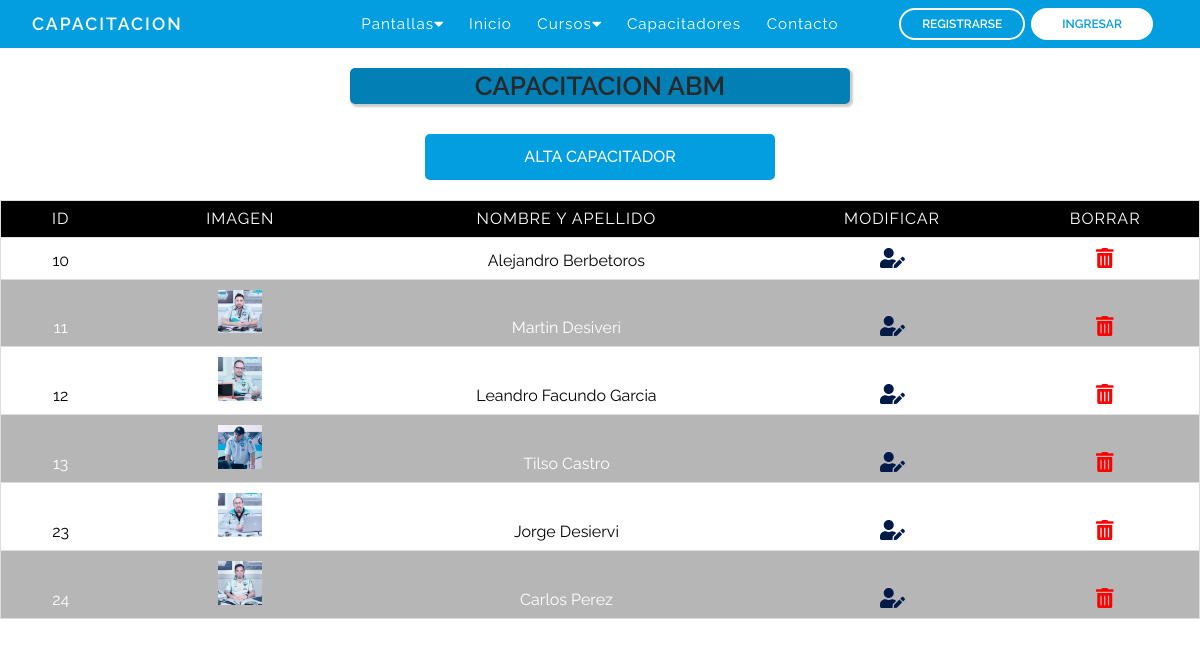
Page /abmCapacitadores.php on the earlier database version.
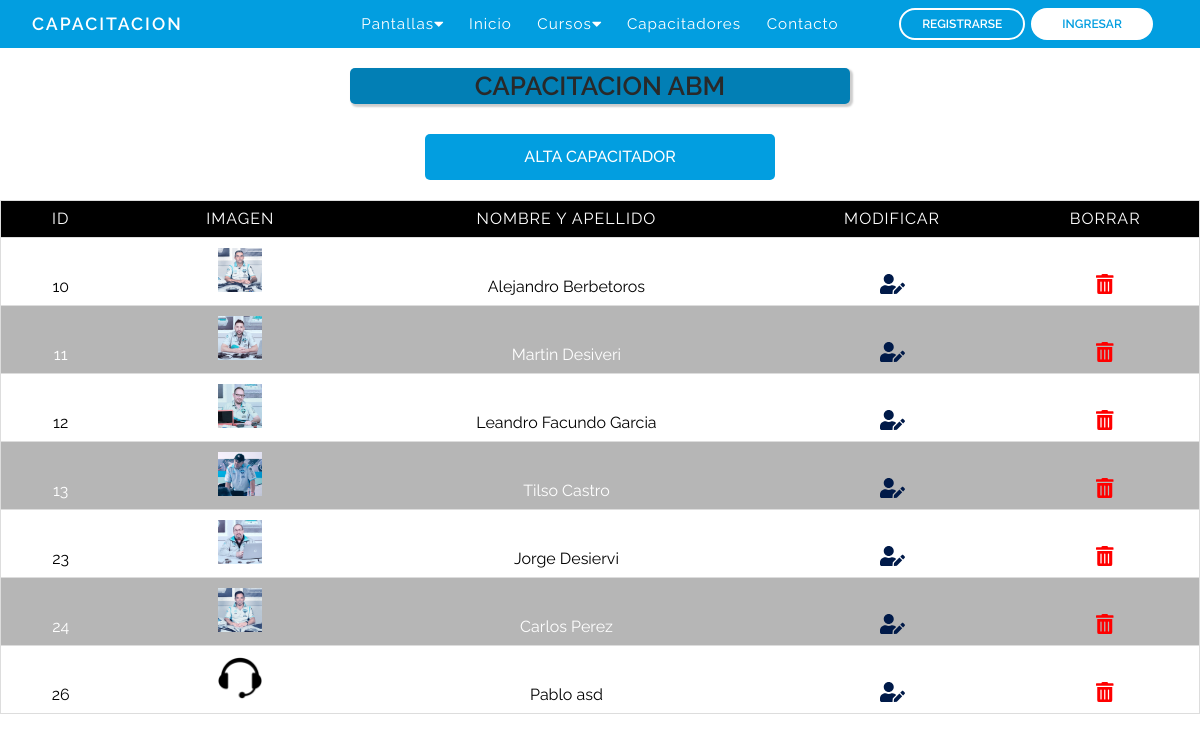
Same page on the later database version.
### tables this page shows
CREATE TABLE `capacitadores` (
  `id` int(10) NOT NULL,
  `nombre` varchar(120) NOT NULL,
  `apellido` varchar(120) NOT NULL,
  `cuil_cuit` int(11) NOT NULL,
  `imagen` varchar(255) NOT NULL DEFAULT 'usersNone.png',
  `telefono` varchar(12) NOT NULL,
  `direccion` varchar(120) NOT NULL,
  `codigo_postal` varchar(10) NOT NULL,
  `email` varchar(120) NOT NULL,
  `especialidad` varchar(255) NOT NULL,
  `descripcion` varchar(1000) NOT NULL,
  `provincia` varchar(60) NOT NULL,
  `fecha_alta` date NOT NULL DEFAULT current_timestamp(),
  `fecha_baja` date NOT NULL
);

### abmCapacitadores.php (the view, shortened to what this page needs)
<?php
require_once('bd/conexion.php');
$consulta = $pdo->prepare('SELECT id, imagen, nombre, apellido FROM capacitadores');
$consulta -> execute();
?>
<!DOCTYPE html>
<html lang="es">
<head>
	<link rel="stylesheet" href="css/reset.css">
	<link rel="stylesheet" type="text/css" href="css/abm.css">
</head>
</body>
<body>
		<?php require_once("nav.php") ?>
		<div class="cont_title">
			<p>CAPACITACION ABM</p>
		</div>
			<div class="contenedor">
			<a href="formularioCapacitador.php" class="btnAlta">ALTA CAPACITADOR</a>
		<table border="1">
			<thead>
				<tr>
					<th class="Id">Id</th>
					<th class="Imagen">Imagen</th>
					<th class="NombreApellido">Nombre y apellido</th>
					<th class="Borrar">Modificar</th>
					<th class="Editar">Borrar</th>
				</tr>
			</thead>
			<tbody>
				<tr>
				<?php while ($datos = $consulta->fetch(PDO::FETCH_ASSOC)) { ?>
					<td class="id" data-label="id"><?= $datos['id'] ?></td>
					<td class="imagen" ><img width="20%" src="images/capacitadores/<?= $datos['imagen'] ?>" alt=""></td>
					<td class="nombreApellido" data-label="Nombre y Apellido"><?= $datos['nombre'].' '.$datos['apellido'] ?></td>
					<td class="Editar"><a href="<?= 'editCapacitador.php?id='.$datos['id'] ?>"><i class="fas fa-user-edit edit"></i></a></td>
					<td class="Borrar"><a onclick="return confirma()" href="<?= 'deleteCapacitadores.php?id='.$datos['id'] ?>"><i class="fas fa-trash-alt  borrar "></i></a></td>
				</tr>
				<?php } ?>
			</tbody>
		</table>
	</div>
</body>
</html>

### nav.php (shortened to what this page needs)
<!DOCTYPE html>
<html lang="en">
<head>
    <link rel="stylesheet" href="https://use.fontawesome.com/releases/v5.15.4/css/all.css" />
    <link rel="stylesheet" href="css/nav.css">
</head>
<body>
    <nav >
        <div class="containerNav">
            <div class="logo-container">
                <h3 class="logonav"><a class="ancor-nav" href="index.php">CAPACITACION</a></h3>
            </div>
            <div class="nav-btn">
                <div class="nav-links">
                    <ul>
                        <li class="nav-link" style="--i: .85s">
                            <a href="#">Pantallas<i class="fas fa-caret-down"></i></a>
                        </li>
                        <li class="nav-link" style="--i: .6s">
                            <a href="index.php">Inicio</a>
                        </li>
                        <li class="nav-link" style="--i: .85s">
                            <a href="#">Cursos<i class="fas fa-caret-down"></i></a>
                        </li>
                        <li class="nav-link" style="--i: 1.1s">
                            <a href="capacitadores.php">Capacitadores</a>
                        </li>
                        <li class="nav-link" style="--i: 1.35s">
                            <a href="contacto.php">Contacto</a>
                        </li>
                    </ul>
                    </div>
                        <div class="buttons" style="--i: 1.8s">
                            <a href="formularioRegistro.php" class="btn btnRegistrese transparent">Registrarse</a>
                            <a href="login.php" class="btn btnIngresar solid" id="abrirModal">Ingresar</a>
                        </div>
                    </div>
        </div>
    </nav>
</body>
</html>

### css/abm.css (style rules this page uses)
* { font-family: 'Raleway', sans-serif !important; font-size: 16px; }
.cont_title { text-align: center; display: flex; justify-content: center; font-family: 'Raleway', sans-serif !important; }
.cont_title p { max-width: 1200px; border-radius: 5px; color: rgb(41, 41, 41);; width: 500px; font-size: 26px; font-weight: 600; background-color: #027fb5;; box-shadow: 2px 2px 2px 1px rgba(0, 0, 0, 0.2); padding: 5px; margin: 20px 10px 10px 10px; }
.btnAlta { display: block; background-color: #029ee0; width: 200px; border: none; color: #ffffff; font-weight: 500; padding: 12px 10px; text-decoration: none; font-size: 20px; border-radius: 5px; margin: 20px 0 0 0; text-align: center; }
.contenedor { display: flex; flex-wrap: wrap; justify-content: center; }
.btnAlta { background-color: #029ee0; width: 350px; border: none; color: white; font-weight: 500; padding: 15px 12px; text-decoration: none; font-size: 16px; border-radius: 5px; margin: 20px 0 20px 0; text-align: center; }
table { max-width: 1200px; border: 1px solid #ccc; width: 100%; margin: 0; padding: 0; border-collapse: collapse; border-spacing: 0; }
table tr { border: 1px solid #ddd; padding: 5px; }
table td, table th { text-align: center; padding: 10px; }
.id { width: 10%; }
table th { text-transform: uppercase; font-family: 18px; letter-spacing: 1px; background-color: #000000; color: #fff }
.imagen { width: 20%; }
.edit { text-decoration: none; color: #001a49; font-size: 20PX; }
.borrar { text-decoration: none; color: red; font-size: 20PX; }

### css/nav.css (style rules this page uses)
* { padding: 0; margin: 0; box-sizing: border-box; }
ul { list-style: none; }
.ancor-nav { text-decoration: none; color: #fff; }
a { text-decoration: none; }
nav { font-family: 'Raleway', sans-serif !important; position: sticky; top: 0px; background-color: #029ee0; width: 100%; z-index: 1000; }
.containerNav { padding: 0 32px; margin: 0 auto; display: flex; position: relative; }
.logo-container { flex: 1; display: flex; align-items: center; }
.nav-btn { flex: 3; display: flex; }
.nav-links { flex: 2; }
.buttons { display: flex; justify-content: center; align-items: center; flex: 1; }
.logonav { color: #fff; font-size: 1.1rem; font-weight: 600; letter-spacing: 2px; text-transform: uppercase; line-height: 3rem; }
.btn { display: inline-block; padding: 8px 21px; font-size: 12px; font-weight: 600; border: 2px solid #fff; border-radius: 32px; line-height: 1; margin: 0 3px; transition: .3s; text-transform: uppercase; }
.btn.solid, .btn.transparent:hover { background-color: #fff; color: #029ee0; }
.btn.transparent, .btn.solid:hover { background-color: transparent; color: #fff; }
.nav-links > ul { display: flex; justify-content: center; align-items: center; }
.nav-link { position: relative; }
.nav-link > a { line-height: 3rem; color: #fff; padding: 0 .8rem; letter-spacing: 1px; font-size: .95rem; display: flex; align-items: center; justify-content: space-between; transition: .5s; }
.btnIngresar { padding-right: 29px; padding-left: 29px; }

Differences in the rows shown:
changed capacitadores "Alejandro": imagen: picture added
added capacitadores: id "26", imagen (picture), nombre "Pablo", apellido "asd"
